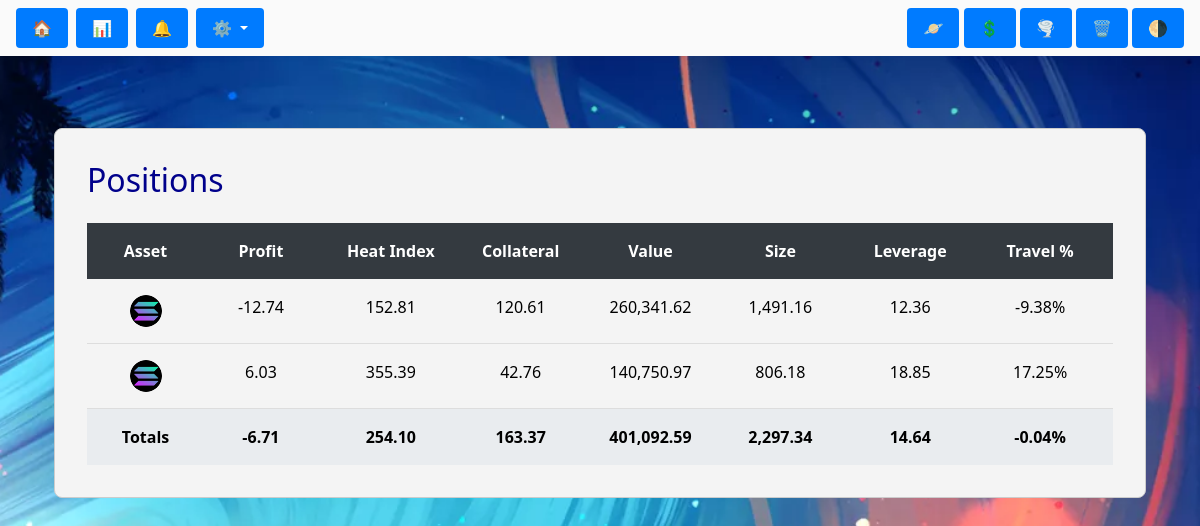
Screenshot of /positions/table with the database file from the repository.
### tables this page shows
CREATE TABLE positions (
                    id TEXT PRIMARY KEY,
                    asset_type TEXT,
                    position_type TEXT,
                    entry_price REAL,
                    liquidation_price REAL,
                    travel_percent REAL,
                    value REAL,
                    collateral REAL,
                    size REAL,
                    leverage REAL,
                    wallet_name TEXT,
                    last_updated TEXT,
                    alert_reference_id TEXT,
                    hedge_buddy_id TEXT,
                    current_price REAL,
                    liquidation_distance REAL,
                    heat_index REAL,
                    current_heat_index REAL,
                    pnl_after_fees_usd REAL
                , profit REAL DEFAULT 0.0);

### positions/positions_bp.py (the view)
@positions_bp.route("/table", methods=["GET"])
@route_log_alert
def positions_table():
    try:
        core = PositionCore(current_app.data_locker)
        positions = core.get_all_positions()
        totals = CalcServices().calculate_totals(positions)
        return render_template("positions_table.html", positions=positions, totals=totals)
    except Exception as e:
        logger.error(f"Error in positions_table: {e}")
        return jsonify({"error": str(e)}), 500

### data/data_locker.py (called while the page is built, shortened)
    def seed_default_thresholds(self):
        existing = self.db.get_cursor().execute("SELECT COUNT(*) FROM alert_thresholds").fetchone()[0]
        if existing > 0:
            return  # Already seeded

### data/database.py (called while the page is built)
    def connect(self):
        if self.conn is None:
            dir_name = os.path.dirname(self.db_path)
            if dir_name and dir_name.strip() != "":
                os.makedirs(dir_name, exist_ok=True)
            self.conn = sqlite3.connect(self.db_path, check_same_thread=False)
            self.conn.row_factory = sqlite3.Row
            self.conn.execute("PRAGMA journal_mode=WAL;")
        return self.conn

    def get_cursor(self):
        return self.connect().cursor()

    def commit(self):
        self.connect().commit()

### data/dl_monitor_ledger.py (called while the page is built)
    def ensure_table(self):
        cursor = self.db.get_cursor()
        cursor.execute("""
            CREATE TABLE IF NOT EXISTS monitor_ledger (
                id TEXT PRIMARY KEY,
                monitor_name TEXT NOT NULL,
                timestamp TEXT NOT NULL,
                status TEXT NOT NULL,
                metadata TEXT,
                created_at TEXT DEFAULT CURRENT_TIMESTAMP
            )
        """)
        self.db.commit()
        log.success("✅ monitor_ledger table ensured", source="DLMonitorLedger")

### data/dl_positions.py (called while the page is built)
    def get_all_positions(self) -> list:
        try:
            cursor = self.db.get_cursor()
            cursor.execute("SELECT * FROM positions")
            rows = cursor.fetchall()
            log.debug(f"Fetched {len(rows)} positions", source="DLPositionManager")
            return [dict(row) for row in rows]
        except Exception as e:
            log.error(f"Error fetching positions: {e}", source="DLPositionManager")
            return []

### data/dl_system_data.py (called while the page is built)
    def get_theme_profiles(self) -> dict:
        try:
            cursor = self.db.get_cursor()
            rows = cursor.execute("SELECT name, config FROM theme_profiles").fetchall()
            return {row["name"]: json.loads(row["config"]) for row in rows}
        except Exception as e:
            log.error(f"Failed to fetch theme profiles: {e}", source="DLSystemDataManager")
            return {}

### positions/position_core.py (called while the page is built)
    def get_all_positions(self):
        return self.store.get_all_positions()

### positions/position_store.py (called while the page is built)
    def get_all_positions(self):
        return self.get_all()

### system/system_core.py (called while the page is built)
    def get_active_profile(self) -> dict:
        return self.theme.get_active_profile()

### utils/console_logger.py (called while the page is built)
    @staticmethod
    def _timestamp():
        return datetime.now().strftime("%Y-%m-%d %H:%M:%S")

### templates/positions/positions_table.html (shortened to what this page needs)
{% extends "base.html" %}
{% block content %}
<div class="container-fluid my-4">
  <div class="card">
    <div class="card-body">
      <h2 class="title-text mb-4">Positions</h2>
      <div class="grid-header">
        <div class="grid-col asset sortable" data-col-index="0">Asset</div>
        <div class="grid-col sortable" data-col-index="1">Profit</div>
        <div class="grid-col sortable" data-col-index="2">Heat Index</div>
        <div class="grid-col sortable" data-col-index="3">Collateral</div>
        <div class="grid-col sortable" data-col-index="4">Value</div>
        <div class="grid-col sortable" data-col-index="5">Size</div>
        <div class="grid-col sortable" data-col-index="6">Leverage</div>
        <div class="grid-col sortable" data-col-index="7">Travel %</div>
      </div>
      <div id="gridRows">
        {% for pos in positions|sort(attribute='size', reverse=True) %}
        <div class="grid-row">
          <div class="grid-col asset">
            {% if pos.asset_type == 'BTC' %}
              <img src="{{ url_for('static', filename='images/btc_logo.png') }}" alt="BTC" class="asset-icon">
            {% elif pos.asset_type == 'ETH' %}
              <img src="{{ url_for('static', filename='images/eth_logo.png') }}" alt="ETH" class="asset-icon">
            {% elif pos.asset_type == 'SOL' %}
              <img src="{{ url_for('static', filename='images/sol_logo.png') }}" alt="SOL" class="asset-icon">
            {% else %}
              {{ pos.asset_type }}
            {% endif %}
          </div>
          <div class="grid-col">{{ "{:,.2f}".format(pos.pnl_after_fees_usd or 0) }}</div>
          <div class="grid-col">{{ "{:,.2f}".format(pos.heat_index or 0) }}</div>
          <div class="grid-col">{{ "{:,.2f}".format(pos.collateral or 0) }}</div>
          <div class="grid-col">{{ "{:,.2f}".format(pos.value or 0) }}</div>
          <div class="grid-col">{{ "{:,.2f}".format(pos.size or 0) }}</div>
          <div class="grid-col">{{ "{:,.2f}".format(pos.leverage or 0) }}</div>
          <div class="grid-col">{{ "{:,.2f}".format(pos.travel_percent or 0) }}%</div>
        </div>
        {% endfor %}
      </div>
      {% set total_profit = positions|sum(attribute='pnl_after_fees_usd') %}
      <div class="grid-totals">
        <div class="grid-col asset">Totals</div>
        <div class="grid-col">{{ "{:,.2f}".format(total_profit) }}</div>
        <div class="grid-col">{{ "{:,.2f}".format(totals.avg_heat_index or 0) }}</div>
        <div class="grid-col">{{ "{:,.2f}".format(totals.total_collateral or 0) }}</div>
        <div class="grid-col">{{ "{:,.2f}".format(totals.total_value or 0) }}</div>
        <div class="grid-col">{{ "{:,.2f}".format(totals.total_size or 0) }}</div>
        <div class="grid-col">{{ "{:,.2f}".format(totals.avg_leverage or 0) }}</div>
        <div class="grid-col">{{ "{:,.2f}".format(totals.avg_travel_percent or 0) }}%</div>
      </div>
    </div>
  </div>
</div>
{% endblock %}

### templates/base.html (shortened to what this page needs)
<!DOCTYPE html>
<html lang="en" data-theme="light">
<head>
  <link rel="stylesheet" href="https://cdn.jsdelivr.net/npm/bootstrap@5.3.0/dist/css/bootstrap.min.css">
  <link rel="stylesheet" href="{{ url_for('static', filename='css/base.css') }}">
  <link rel="stylesheet" href="../static/css/portfolio_status.css">
</head>
<body>
  <div class="wrapper">
    {% include "title_bar.html" %}
    <div id="toastContainer" class="toast-container position-fixed top-0 end-0 p-3" style="z-index: 1080;"></div>
    <div class="content-wrapper">
      <div class="container py-5">
        {% block content %}{% endblock %}
      </div>
    </div>
  </div>
</body>
</html>

### templates/title_bar.html (shortened to what this page needs)
<nav class="title-bar d-flex justify-content-between align-items-center px-3 py-2">
  <div class="left-buttons d-flex gap-2">
    <a class="btn btn-light" href="{{ url_for('dashboard.dash_page') }}" title="Home">🏠</a>
    <a class="btn btn-light" href="{{ url_for('positions.positions_table') }}" title="Positions">📊</a>
    <a class="btn btn-light" href="{{ url_for('alerts_bp.monitor_page') }}" title="Alerts">🔔</a>
    <div class="dropdown">
      <button class="btn btn-light dropdown-toggle" type="button" id="settingsDropdown" data-bs-toggle="dropdown" aria-expanded="false">
        ⚙️
      </button>
    </div>
  </div>
  <div class="title-bar-actions">
    <button class="btn btn-outline-primary" data-action="sync">🪐</button>
    <button class="btn btn-outline-success" data-action="market">💲</button>
    <button class="btn btn-outline-info" data-action="full">🌪️</button>
    <button class="btn btn-outline-danger" data-action="wipe">🗑️</button>
    <button class="btn btn-outline-secondary" id="themeToggleButton">🌗</button>
  </div>
</nav>

### static/css/base.css (style rules this page uses)
:root { --bg: #a1aee6; --text: #111111; --card-bg: #f4f4f4; --card-border: #cccccc; --navbar-bg: #b3c0fa; --primary: #007bff; --primary-hover: #0056b3; --accent: #f0f0f0; --heat-red: #dc3545; --heat-green: #28a745; }
body, html { margin: 0; padding: 0; font-family: "Segoe UI", sans-serif; background-color: var(--bg); color: var(--text); transition: background-color 0.3s ease, color 0.3s ease; }
a { color: var(--primary); text-decoration: none; }
.card, .common-box, .liquidation-box, .portfolio-box { background-color: var(--card-bg); color: var(--text); border: 1px solid var(--card-border); border-radius: 8px; padding: 1rem; margin-bottom: 1rem; }
button, .btn { background-color: var(--primary); border: none; color: white; padding: 0.5rem 1rem; border-radius: 4px; cursor: pointer; }
body::after { content: attr(data-theme); position: fixed; bottom: 10px; right: 10px; background: red; color: white; padding: 2px 8px; font-size: 12px; border-radius: 4px; z-index: 9999; }

### static/css/portfolio_status.css (style rules this page uses)
body { background-image: url('/static/images/wally.png'); background-size: cover; background-repeat: no-repeat; background-attachment: fixed; background-position: center center; }

### templates/positions/positions_table.html (style rules this page uses)
.grid-header, .grid-row, .grid-totals { display: flex; padding: 0.5rem; transition: background-color 0.5s, color 0.5s; }
.grid-header { background-color: var(--card-title-color, #343a40); color: var(--text-color, #ffffff); font-weight: bold; }
.grid-row, .grid-totals { color: var(--text-color, #000000); }
.grid-row { border-bottom: 1px solid var(--border-color, #ddd); }
.grid-totals { background-color: var(--card-background-color, #e9ecef); font-weight: bold; }
.grid-col { flex: 1; text-align: center; padding: 0.5rem; }
.grid-col.asset { flex: 0 0 10%; max-width: 10%; }
.sortable { cursor: pointer; }
.asset-icon { width: 32px; height: 32px; border-radius: 50%; object-fit: cover; }
.title-text { color: var(--title-text-color, darkblue); }

### rows the page displays
positions: pnl_after_fees_usd "-12.74", heat_index "152.81", collateral "120.61", value "260,341.62", size "1,491.16", leverage "12.36", travel_percent "-9.38"
positions: pnl_after_fees_usd "6.03", heat_index "355.39", collateral "42.76", value "140,750.97", size "806.18", leverage "18.85", travel_percent "17.25"

### other values shown
{{ "{:,.2f}".format(total_profit) }} "-6.71"
{{ "{:,.2f}".format(totals.avg_heat_index or 0) }} "254.10"
{{ "{:,.2f}".format(totals.total_collateral or 0) }} "163.37"
{{ "{:,.2f}".format(totals.total_value or 0) }} "401,092.59"
{{ "{:,.2f}".format(totals.total_size or 0) }} "2,297.34"
{{ "{:,.2f}".format(totals.avg_leverage or 0) }} "14.64"
{{ "{:,.2f}".format(totals.avg_travel_percent or 0) }} "-0.04"
